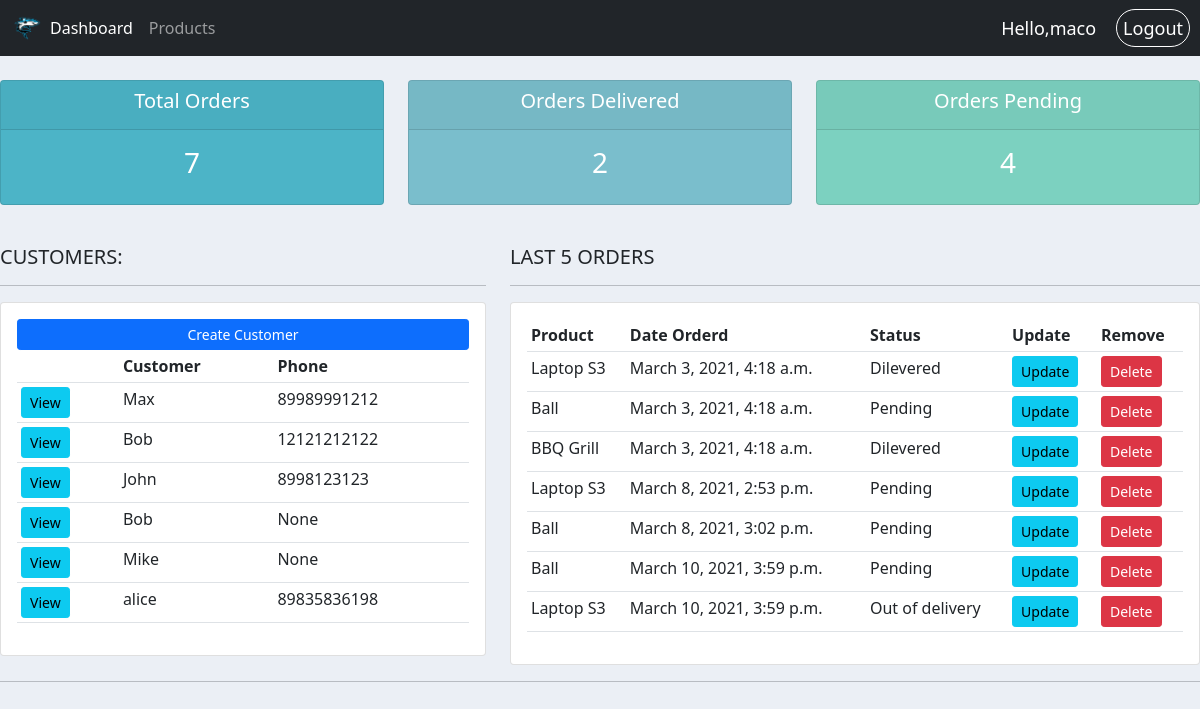
Page / (signed in) on the earlier database version.
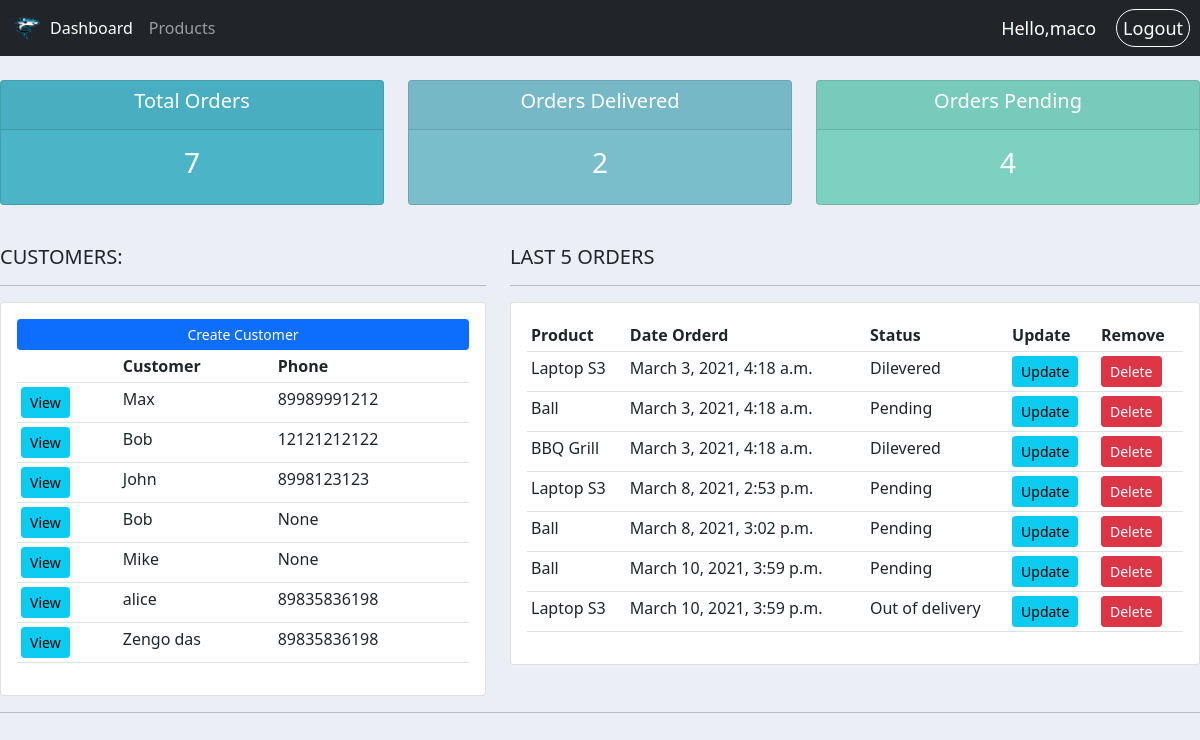
Same page on the later database version.
### accounts/models.py (models this page shows, shortened)
class Customer(models.Model):
	user = models.OneToOneField(User, null=True, on_delete=models.CASCADE)
	name = models.CharField(max_length=200, null=True)
	phone = models.CharField(max_length=200, null=True)
	email = models.CharField(max_length=200, null=True)
	date_created = models.DateTimeField(auto_now_add=True)
	profile_pic = models.ImageField(null=True, blank=True, default='user.png')

class Order(models.Model):
	STATUS = (
			('Pending', 'Pending'),
			('Out of delivery', 'Out of delivery'),
			('Dilevered', 'Dilevered'),
		)
	customer = models.ForeignKey(Customer, null=True, on_delete=models.SET_NULL)
	product = models.ForeignKey(Product, null=True, on_delete=models.SET_NULL)
	date_created = models.DateTimeField(auto_now_add=True)
	status = models.CharField(max_length=200, null=True, choices=STATUS)

class Product(models.Model):
	CATAGORY = (
			('Indoor', 'Indoor'),
			('Outdoor', 'Outdoor'),
		)
	name = models.CharField(max_length=200, null=True)
	price = models.FloatField(null=True)
	description = models.CharField(max_length=200, null=True, blank=True)
	date_created = models.DateTimeField(auto_now_add=True)
	category = models.CharField(max_length=200, null=True, choices=CATAGORY)
	tags = models.ManyToManyField(Tag)
	def __str__ (self):
		return self.name

### accounts/decorators.py (the view)
	def wrapper_func(request, *args, **kwargs):
		group = None
		if request.user.groups.exists():
			group = request.user.groups.all()[0].name
		if group == 'customer':
			return redirect('userPage')
		if group == 'admin':
			return view_func(request, *args, **kwargs)

### accounts/views.py (called while the page is built)
@login_required(login_url='login')
@admin_only
def home(request):
	orders = Order.objects.all()
	customers = Customer.objects.all()
	total_orders = orders.count()
	delivered = orders.filter(status="Dilevered").count()
	pending = orders.filter(status="Pending").count()
	context = {
			'orders': orders,
			'customers': customers,
			'total_orders': total_orders,
			'delivered': delivered,
			'pending': pending,
		}
	return render(request, 'accounts/dashboard.html',context)

### accounts/templates/accounts/dashboard.html
{% extends 'accounts/main.html' %}
{% block content %}
{% include 'accounts/status.html' %}
<br>
<div class="row">
  <div class="col-md-5">
  <h5>CUSTOMERS:</h5>
  <hr>
  <div class="card card-body">
   <a class="btn btn-primary  btn-sm btn-block" href="">Create Customer</a>
   <table class="table table-sm">
    <tr>
      <th></th>
     <th>Customer</th>
     <th>Phone</th>
    </tr>
    {% for customer in customers%}
      <tr>
        <td><a class="btn btn-sm btn-info" href="{% url 'customer' customer.id %}">View</a></td>
        <td>{{customer.name}}</td>
        <td>{{customer.phone}}</td>
      </tr>
    {% endfor%}
   </table>
  </div>
 </div>
 <div class="col-md-7">
  <h5>LAST 5 ORDERS</h5>
  <hr>
  <div class="card card-body">
   <table class="table table-sm">
    <tr>
     <th>Product</th>
     <th>Date Orderd</th>
     <th>Status</th>
     <th>Update</th>
     <th>Remove</th>
    </tr>
    {% for order in orders %}
      <tr>
        <td>{{order.product}}</td>
        <td>{{order.date_created}}</td>
        <td>{{order.status}}</td>
        <td><a class="btn btn-sm btn-info" href="{% url 'update_order' order.id %}">Update</a></td>
        <td><a class="btn btn-sm btn-danger" href="{% url 'delete_order' order.id %}">Delete</a></td>
      </tr>
    {% endfor %}
   </table>
  </div>
 </div>
</div>
{% endblock %}

### accounts/templates/accounts/main.html (shortened to what this page needs)
{% load static %}
<!DOCTYPE html>
 <html lang="en">
 <head>
 	<link href="https://cdn.jsdelivr.net/npm/bootstrap@5.0.0-beta2/dist/css/bootstrap.min.css" rel="stylesheet">
 	<link rel="stylesheet" href="{% static 'css/main.css' %}">
 </head>
 <body>
 	{% include 'accounts/navbar.html' %}
 	<main>
 	{% block content %}
 	{% endblock %}
 	</main>
 	<hr>
 </body>
 </html>

### accounts/templates/accounts/navbar.html (shortened to what this page needs)
{% load static %}
<nav class="navbar navbar-expand-lg navbar-dark bg-dark">
  <div class="container-fluid">
    <img src="{% static 'images/logo.png' %}" id="logo">
    <div class="collapse navbar-collapse" id="navbarNav">
      {% if request.user.is_staff %}
      <ul class="navbar-nav">
        <li class="nav-item">
          <a class="nav-link active" aria-current="page" href="{% url 'home' %}">Dashboard</a>
        </li>
        <li class="nav-item">
          <a class="nav-link" href="{% url 'products'%}">Products</a>
        </li>
      {% else %}
        <li>
          <a href="{% url 'profileSettings' %}">Settings</a>
        </li>
      </ul>
      {% endif %}
    </div>
  </div>
  <span class='great-message'>Hello,{{request.user}} </span>
  <span><a class ="logout" href="{% url 'logout' %}"> Logout</a></span>
</nav>

### accounts/templates/accounts/status.html
<br>
<div class="row">
	<div class="col">
		<div class="col-md">
			<div class="card text-center text-white  mb-3" id="total-orders">
			  	<div class="card-header">
			  		<h5 class="card-title">Total Orders</h5>
			  	</div>
			  	<div class="card-body">
			    	<h3 class="card-title">{{total_orders}}</h3>
			  	</div>
			</div>
		</div>
	</div>
	<div class="col">
		<div class="col-md">
			<div class="card text-center text-white  mb-3" id="orders-delivered">
			  	<div class="card-header">
			  		<h5 class="card-title">Orders Delivered</h5>
			  	</div>
			  	<div class="card-body">
			    	<h3 class="card-title">{{delivered}}</h3>
			  	</div>
			</div>
		</div>
	</div>
	<div class="col">
		<div class="col-md">
			<div class="card text-center text-white  mb-3" id="orders-pending">
			  	<div class="card-header">
			  		<h5 class="card-title">Orders Pending</h5>
			  	</div>
			  	<div class="card-body">
			    	<h3 class="card-title">{{pending}}</h3>
			  	</div>
			</div>
		</div>
	</div>
</div>

### static/css/main.css (style rules this page uses)
#logo { width: 30px; height: auto; }
body { background: #ebeff5; }
#total-orders { background: #4cb4c7; }
#orders-delivered { background: #7abecc; }
#orders-pending { background: #7CD1C0; }

### accounts/templates/accounts/navbar.html (style rules this page uses)
.great-message { color:white; font-size: 18px; padding-right: 20px; }
.logout { text-decoration: none; color:white; padding:6px; font-size: 18px; margin-right: 10px; border: 1px solid white; border-radius: 20px; }
a { text-decoration: none; color:white; }

Differences in the rows shown:
added Customer: name "Zengo das", phone "89835836198"
